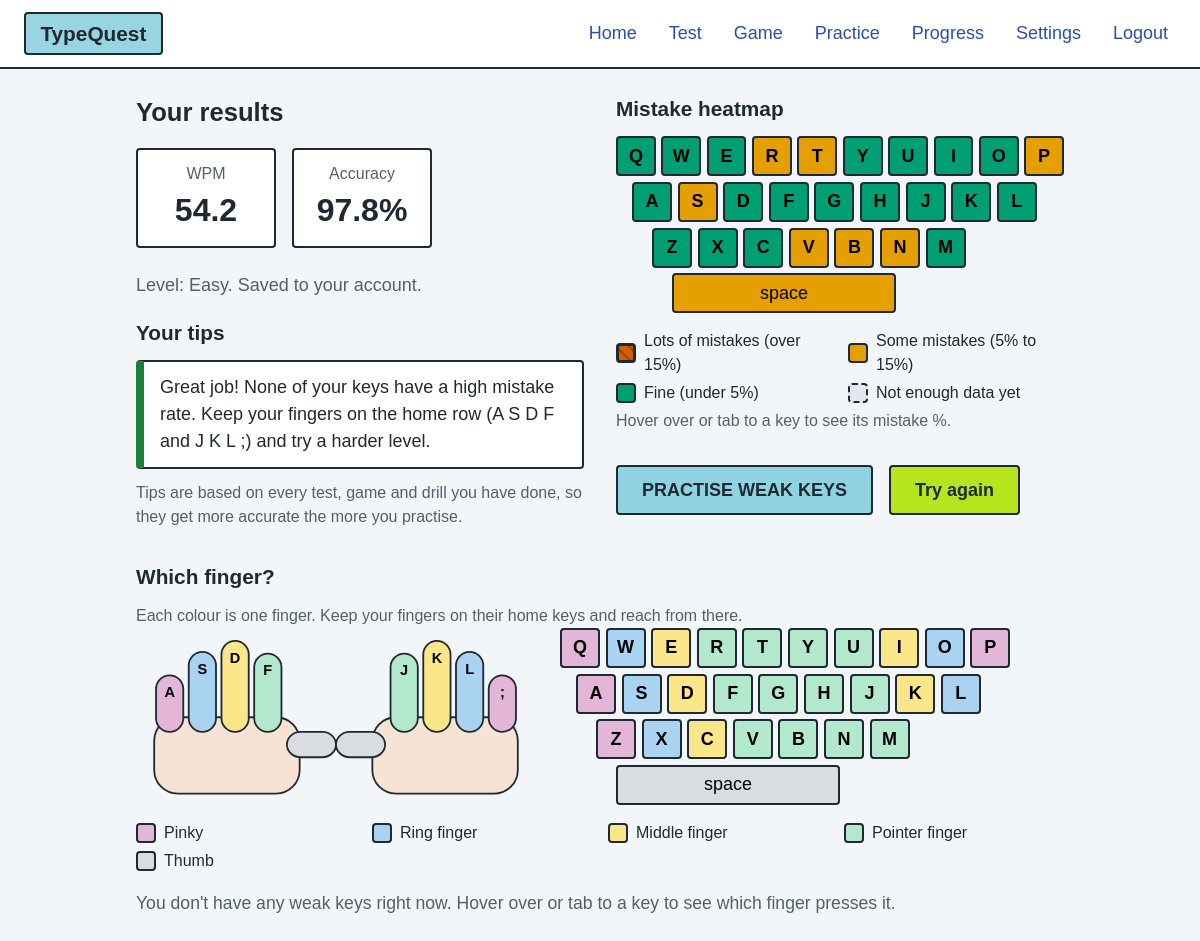
The page /results (signed in) on the database its author committed.
### tables this page shows
CREATE TABLE results (
    result_id     INTEGER PRIMARY KEY AUTOINCREMENT,
    user_id       INTEGER NOT NULL REFERENCES users (user_id),
    wpm           REAL NOT NULL,
    accuracy      REAL NOT NULL,
    level         TEXT CHECK (level IN ('easy', 'medium', 'hard')),
    date          TEXT NOT NULL,
    mode          TEXT NOT NULL DEFAULT 'test' CHECK (mode IN ('test', 'game', 'drill')),
    score         INTEGER,
    level_reached INTEGER
);

CREATE TABLE key_stats (
    user_id INTEGER NOT NULL REFERENCES users (user_id),
    key     TEXT NOT NULL,
    presses INTEGER NOT NULL DEFAULT 0,
    errors  INTEGER NOT NULL DEFAULT 0,
    PRIMARY KEY (user_id, key)
);

### app.py (the view)
@app.route("/results")
@login_required
def results():
    db = database()
    user_id = session["user_id"]
    result = db.get_latest_result(user_id)
    tips, heatmap, new_best, finger_guide = [], [], False, None
    if result is not None:
        key_stats = KeyStats.load(db, user_id)
        weak_keys = key_stats.weakest(3)
        tips = tip_engine.tips_for(weak_keys, TipEngine.load_last_tips(db, user_id))
        heatmap = tip_engine.heatmap_colours(key_stats)
        new_best = session.get("new_best") == result["result_id"]
        finger_guide = FingerGuide.guide([key for key, _ in weak_keys])
    return render_template("results.html", result=result, tips=tips, heatmap=heatmap,
                           new_best=new_best, finger_guide=finger_guide)

### app.py (called while the page is built, shortened)
def database():
    return Database(app.config["DATABASE"])

@app.before_request
def make_database_if_missing():
    db_path = app.config["DATABASE"]
    if db_path not in _checked_databases or not Path(db_path).exists():
        database().create_tables()
        _checked_databases.add(db_path)

@app.before_request
def log_out_idle_users():
    if "user_id" not in session or request.endpoint == "static":
        return None
    now = time.time()
    session["last_seen"] = now
    return None

def login_required(view):
    @wraps(view)
    def wrapped(*args, **kwargs):
        user = database().get_user_by_id(session["user_id"]) if "user_id" in session else None
        if user is None:
            session.clear()
            if request.is_json:
                return jsonify(error="Please log in again."), 401
            return redirect(url_for("login"))
        g.user = user
        return view(*args, **kwargs)
    return wrapped

### models/database.py (called while the page is built)
def make_user(row):
    if row is None:
        return None
    return User(row["user_id"], row["username"], row["password_hash"], row["personal_best"],
                bool(row["sound_on"]), bool(row["slow_mode"]))

    @contextmanager
    def connect(self):
        connection = sqlite3.connect(self.db_path)
        connection.row_factory = sqlite3.Row  # lets us read columns by name
        connection.execute("PRAGMA foreign_keys = ON")
        try:
            yield connection
            connection.commit()
        finally:
            connection.close()

    def create_tables(self):
        with self.connect() as connection:
            connection.executescript(SCHEMA)
        self.migrate()
        with self.connect() as connection:
            connection.executescript(INDEXES)

    def columns(self, table):
        with self.connect() as connection:
            rows = connection.execute("SELECT name FROM pragma_table_info(?)", (table,))
            return [row["name"] for row in rows]

    def get_user_by_id(self, user_id):
        with self.connect() as connection:
            row = connection.execute(USER_SELECT + "WHERE user_id = ?", (user_id,)).fetchone()
        return make_user(row)

### models/finger_guide.py (called while the page is built)
    @staticmethod
    def finger_for(key):
        if key == "space":
            return "right_thumb"
        for finger, keys in KEYS_FOR_FINGER.items():
            if key in keys:
                return finger
        return None

### models/tip_engine.py (called while the page is built)
def key_label(key):
    return "Space" if key == "space" else key.upper()

### templates/results.html (shortened to what this page needs)
{% extends "base.html" %}
{% block content %}
{% if result is none %}
  <h1>No results yet</h1>
  <p>You haven't finished a typing test yet.</p>
  <a class="button go" href="{{ url_for('typing_test') }}">Start a typing test</a>
{% else %}
<div class="results-layout">
  <div>
    <section>
      <h1>Your results</h1>
      <div class="stats">
        <div class="stat">
          <span class="stat-label">WPM</span>
          <span class="stat-value" id="result-wpm">{{ result.wpm }}</span>
        </div>
        <div class="stat">
          <span class="stat-label">Accuracy</span>
          <span class="stat-value" id="result-accuracy">{{ result.accuracy }}%</span>
        </div>
      </div>
      <p class="hint">Level: {{ result.level|capitalize }}. Saved to your account.</p>
    </section>
    <section>
      <h2>Your tips</h2>
      <ul class="tips">
        {% for tip in tips %}
        <li class="tip{% if tip.key is none %} great{% endif %}">
          {{ tip.text }}
        </li>
        {% endfor %}
      </ul>
      <p class="help">Tips are based on every test, game and drill you have done, so they get more accurate the more you practise.</p>
    </section>
  </div>
  <section>
    <h2>Mistake heatmap</h2>
    <div class="keyboard" role="list" aria-label="Your mistakes on each key">
      {% for row in heatmap %}
      <div class="keyboard-row row-{{ loop.index }}" role="none">
        {% for key in row %}
          {% if key.percent is none %}
            {% set detail = "not enough presses yet (" ~ key.presses ~ ")" %}
          {% else %}
            {% set detail = key.percent ~ "% wrong" %}
          {% endif %}
        <span class="key {{ key.band }}{% if key.name == 'space' %} space{% endif %}" role="listitem"
              tabindex="0" title="{{ key.label }}: {{ detail }}" aria-label="{{ key.label }}: {{ detail }}"
              data-band="{{ key.band }}">{{ "space" if key.name == "space" else key.label }}</span>
        {% endfor %}
      </div>
      {% endfor %}
    </div>
    <ul class="legend">
      <li><span class="key red mini"></span> Lots of mistakes (over 15%)</li>
      <li><span class="key orange mini"></span> Some mistakes (5% to 15%)</li>
      <li><span class="key green mini"></span> Fine (under 5%)</li>
      <li><span class="key grey mini"></span> Not enough data yet</li>
    </ul>
    <p class="help">Hover over or tab to a key to see its mistake %.</p>
    <div class="actions">
      <a class="button practice-button" href="{{ url_for('practice') }}">Practise weak keys</a>
      <a class="button go" href="{{ url_for('typing_test', level=result.level) }}">Try again</a>
    </div>
  </section>
</div>
{% with guide = finger_guide %}{% include "_finger_guide.html" %}{% endwith %}
{% endif %}
{% endblock %}

### static/css/style.css (style rules this page uses)
:root { --ink: #1f2933; --muted: #52606d; --line: #9aa5b1; --paper: #ffffff; --background: #f3f6f9; --logo: #97d5e0; --go: #b5e61d; --go-hover: #a3d20f; --highlight: #ffe94d; --right: #1a7f37; --wrong: #c62828; --wrong-background: #fde2e2; --link: #2850a8; --game: #ffa8c5; --game-hover: #ff8bb2; --practice: #8fd3e0; --practice-hover: #6cc4d4; --graph: #3b4cca; --ground: #e8202a; --life: #e8202a; --heat-green: #009e73; --heat-orange: #e69f00; --heat-red: #d55e00; --heat-grey: #e4e7eb; --finger-pinky: #e3b5d6; --finger-ring: #a9d3f0; --finger-middle: #fbe68a; --finger-pointer: #b2e8cc; --finger-thumb: #d9dde2; }
* { box-sizing: border-box; }
body { margin: 0; font-family: Arial, Helvetica, sans-serif; font-size: 18px; line-height: 1.5; color: var(--ink); background: var(--background); }
a { color: var(--link); }
h1 { font-size: 1.6rem; margin: 0 0 1rem; }
h2 { font-size: 1.3rem; margin: 0 0 0.75rem; }
.help { margin: 0.25rem 0 0; font-size: 16px; color: var(--muted); }
.button { display: inline-block; min-height: 48px; padding: 0.6rem 1.5rem; font: inherit; font-weight: bold; color: var(--ink); text-align: center; text-decoration: none; background: #e4e7eb; border: 2px solid var(--ink); border-radius: 4px; cursor: pointer; }
.button.go { background: var(--go); }
.hint { color: var(--muted); }
.stats { display: flex; flex-wrap: wrap; gap: 1rem; margin-bottom: 1.5rem; }
.stat { display: flex; flex-direction: column; align-items: center; min-width: 140px; padding: 0.75rem 1.25rem; background: var(--paper); border: 2px solid var(--ink); border-radius: 4px; }
.stat-label { font-size: 16px; color: var(--muted); }
.stat-value { font-size: 2rem; font-weight: bold; }
.game-button, .practice-button { text-transform: uppercase; }
.practice-button { background: var(--practice); }
.results-layout { display: grid; grid-template-columns: repeat(auto-fit, minmax(300px, 1fr)); gap: 2rem; }
.tips { list-style: none; padding: 0; margin: 0; }
.tip { padding: 0.75rem 1rem; margin-bottom: 0.75rem; background: var(--paper); border: 2px solid var(--ink); border-left: 8px solid var(--wrong); border-radius: 4px; }
.tip.great { border-left-color: var(--right); }
.actions { display: flex; flex-wrap: wrap; gap: 1rem; margin-top: 2rem; }
.keyboard { display: flex; flex-direction: column; gap: 0.35rem; }
.keyboard-row { display: flex; gap: 0.35rem; }
.keyboard-row.row-2 { padding-left: 1rem; }
.keyboard-row.row-3 { padding-left: 2.25rem; }
.keyboard-row.row-4 { padding-left: 3.5rem; }
.key { display: inline-flex; align-items: center; justify-content: center; width: 2.5rem; height: 2.5rem; font-weight: bold; color: #000; border: 2px solid var(--ink); border-radius: 4px; cursor: default; }
.key.space { width: 14rem; font-weight: normal; }
.key.green { background: var(--heat-green); }
.key.orange { background: var(--heat-orange); }
.key.red { background: repeating-linear-gradient(45deg, var(--heat-red) 0 6px, #a84a00 6px 9px); border-width: 3px; }
.key.grey { background: var(--heat-grey); color: var(--muted); border-style: dashed; }
.legend { display: grid; grid-template-columns: repeat(auto-fit, minmax(200px, 1fr)); gap: 0.25rem 1rem; list-style: none; padding: 0; margin: 1rem 0 0; font-size: 16px; }
.legend li { display: flex; align-items: center; gap: 0.5rem; }
.key.mini { width: 1.25rem; height: 1.25rem; flex-shrink: 0; }

### rows shown on the page
results: wpm "54.2", accuracy "97.8", level "Easy"
key_stats: key "T"
key_stats: key "N"

### other values the page prints
{{ label }} "Home" "Test" "Game" "Practice" "Progress" "Settings"
{{ tip.text }} "Great job! None of your keys have a high mistake rate. Keep your fingers on the home row (A S D F and J K L ;) and try a harder level."
{{ "space" if key.name == "space" else key.label }} "Q" "W" "E" "R" "Y" "U" "I" "O" "P" "A" "S" "D" "F" "G" "H" "J" "K" "L" "Z" "X" "C" "V" "B" "M" "space"
{{ finger.home }} "A" "S" "D" "F" "J" "K" "L" ";"
{{ "space" if key.name == "space" else key.label }} "Q" "W" "E" "R" "T" "Y" "U" "I" "O" "P" "A" "S" "D" "F" "G" "H" "J" "K" "L" "Z" "X" "C" "V" "B" "N" "M" "space"
